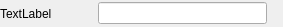
<?xml version="1.0" encoding="UTF-8"?>
<ui version="4.0">
 <class>UIObjecField</class>
 <widget class="QWidget" name="UIObjecField">
  <property name="geometry">
   <rect>
    <x>0</x>
    <y>0</y>
    <width>283</width>
    <height>27</height>
   </rect>
  </property>
  <property name="windowTitle">
   <string>Form</string>
  </property>
  <layout class="QHBoxLayout" name="horizontalLayout" stretch="1,2">
   <property name="leftMargin">
    <number>0</number>
   </property>
   <property name="topMargin">
    <number>0</number>
   </property>
   <property name="rightMargin">
    <number>0</number>
   </property>
   <property name="bottomMargin">
    <number>0</number>
   </property>
   <item>
    <widget class="QLabel" name="label">
     <property name="minimumSize">
      <size>
       <width>72</width>
       <height>0</height>
      </size>
     </property>
     <property name="text">
      <string>TextLabel</string>
     </property>
    </widget>
   </item>
   <item>
    <layout class="QHBoxLayout" name="horizontalLayout_2">
     <property name="spacing">
      <number>0</number>
     </property>
     <item>
      <widget class="QLineEdit" name="lineEdit"/>
     </item>
     <item>
      <widget class="QPushButton" name="picker">
       <property name="sizePolicy">
        <sizepolicy hsizetype="Minimum" vsizetype="Fixed">
         <horstretch>0</horstretch>
         <verstretch>0</verstretch>
        </sizepolicy>
       </property>
       <property name="minimumSize">
        <size>
         <width>16</width>
         <height>16</height>
        </size>
       </property>
       <property name="maximumSize">
        <size>
         <width>16</width>
         <height>16</height>
        </size>
       </property>
       <property name="icon">
        <iconset resource="../resources.qrc">
         <normaloff>:/Resources/circled_dot.png</normaloff>:/Resources/circled_dot.png</iconset>
       </property>
       <property name="flat">
        <bool>true</bool>
       </property>
      </widget>
     </item>
    </layout>
   </item>
  </layout>
 </widget>
 <resources>
  <include location="../resources.qrc"/>
 </resources>
 <connections/>
</ui>
